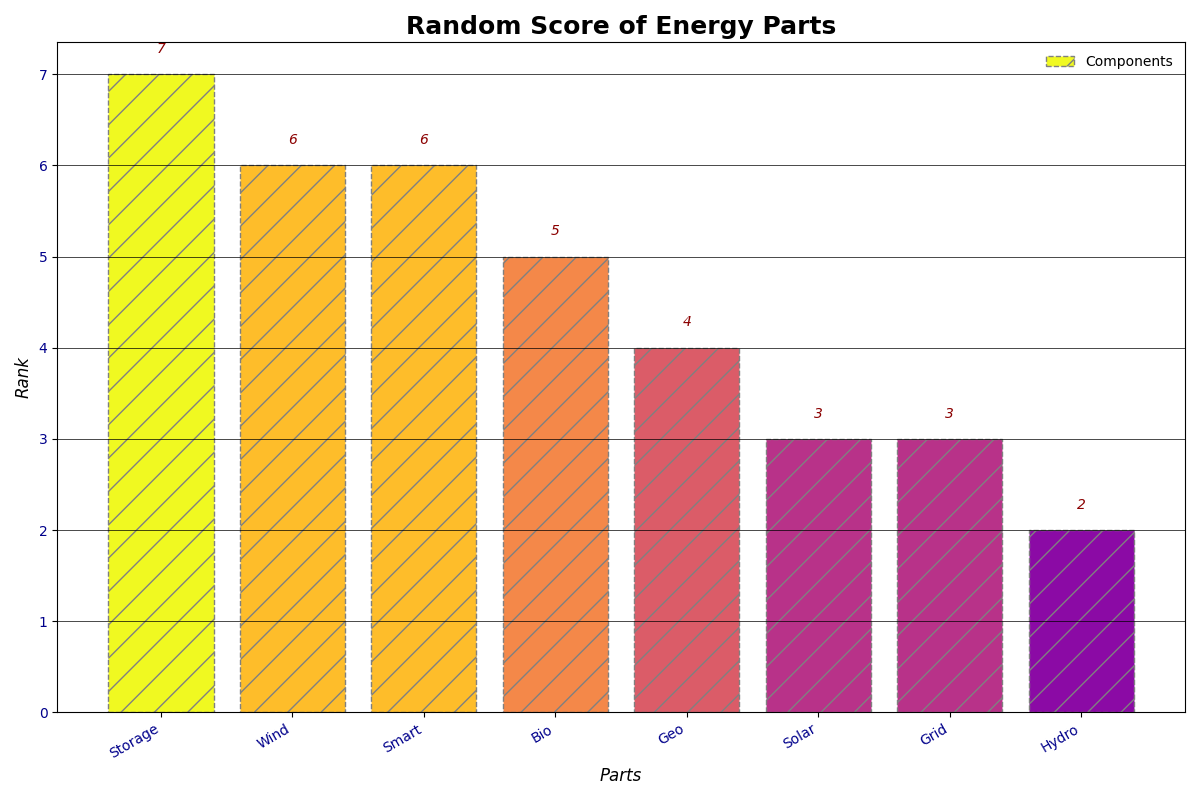

The Python source for this figure:
import matplotlib.pyplot as plt

nodes = {
    'Solar': 3,
    'Wind': 6,
    'Hydro': 2,
    'Geo': 4,
    'Bio': 5,
    'Storage': 7,
    'Grid': 3,
    'Smart': 6
}

sorted_nodes = sorted(nodes.items(), key=lambda item: item[1], reverse=True)
labels, values = zip(*sorted_nodes)

plt.figure(figsize=(12, 8))
plt.bar(labels, values, color=plt.cm.plasma([val / max(values) for val in values]), edgecolor='gray', linestyle='--', hatch='/')

plt.xlabel('Parts', fontsize=12, fontstyle='italic')
plt.ylabel('Rank', fontsize=12, fontstyle='italic')
plt.title('Random Score of Energy Parts', fontsize=18, fontweight='heavy')

for i, v in enumerate(values):
    plt.text(i, v + 0.2, str(v), ha='center', va='bottom', fontstyle='italic', color='darkred', fontsize=10)

plt.xticks(rotation=30, ha='right', fontsize=10, color='darkblue')
plt.yticks(fontsize=10, color='darkblue')
plt.grid(axis='y', linestyle='-', linewidth=0.5, color='black')

plt.legend(['Components'], loc='upper right', frameon=False, fontsize=10)

plt.tight_layout()
plt.show()
